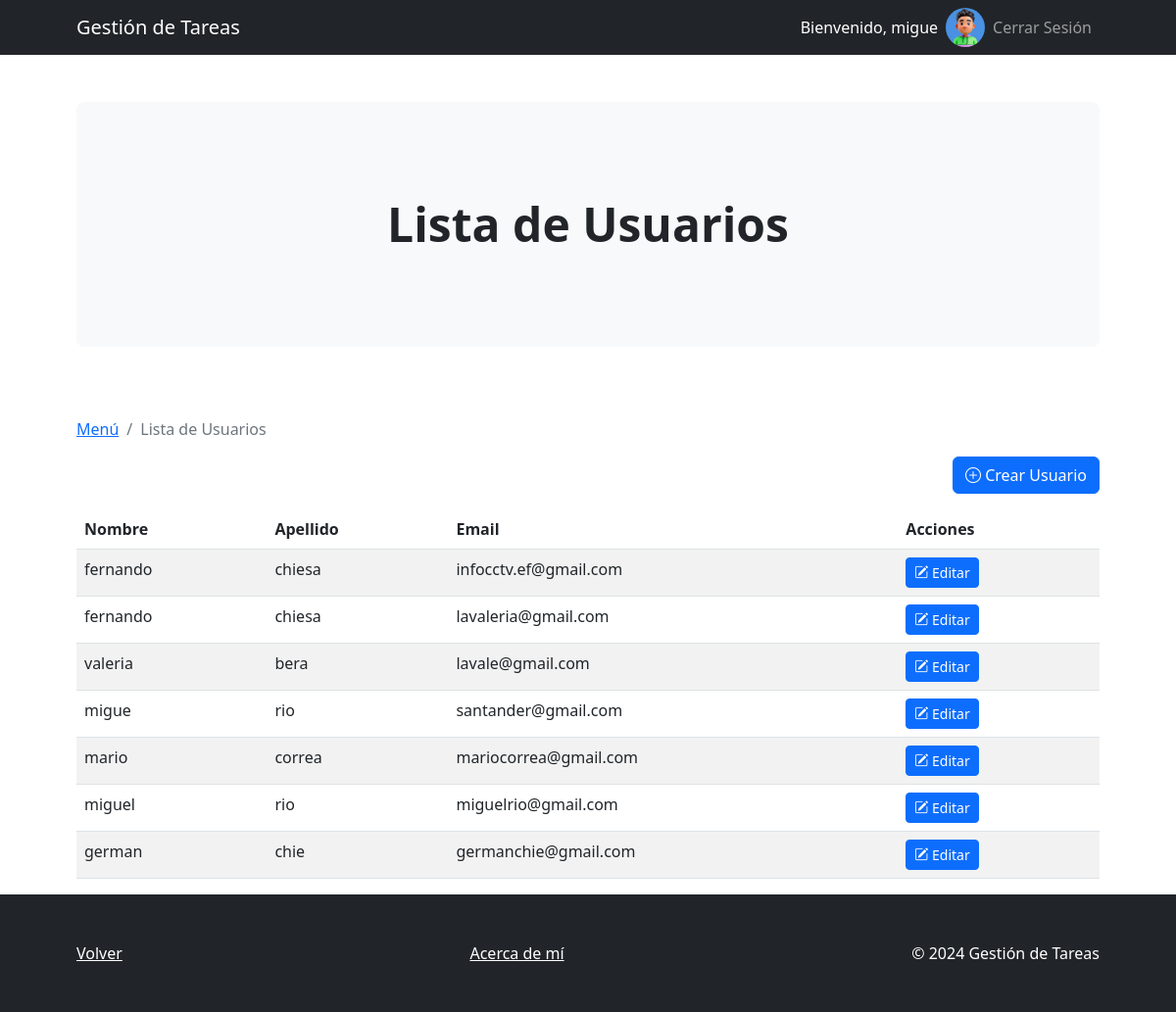
The page /usuarios/ (signed in) on the database its author committed.
### derivadorDeTareasApp/models.py (models this page shows, shortened)
class Usuario(AbstractBaseUser, PermissionsMixin):
    id_unico = models.UUIDField(default=uuid.uuid4, editable=False, unique=True)
    email = models.EmailField(max_length=255, unique=True)
    nombre = models.CharField(max_length=255)
    apellido = models.CharField(max_length=255)
    avatar = models.ImageField(upload_to='avatars/', blank=True, null=True)
    is_active = models.BooleanField(default=True)
    is_admin = models.BooleanField(default=False)
    groups = models.ManyToManyField(
        Group,
        related_name='custom_usuario_set',  # Nombre de relación inversa personalizado
        blank=True,
        help_text='The groups this user belongs to. A user will get all permissions granted to each of their groups.',
        related_query_name='custom_usuario',
    )
    user_permissions = models.ManyToManyField(
        Permission,
        related_name='custom_usuario_set',  # Nombre de relación inversa personalizado
        blank=True,
        help_text='Specific permissions for this user.',
        related_query_name='custom_usuario',
    )
    objects = UsuarioManager()
    USERNAME_FIELD = 'email'
    REQUIRED_FIELDS = ['nombre', 'apellido']

### derivadorDeTareasApp/views.py (the view)
# urls.py: path('usuarios/', views.lista_usuarios, name='lista_usuarios'),
@login_required
def lista_usuarios(request):
    usuarios = Usuario.objects.all()
    return render(request, 'usuarios/lista_usuarios.html', {'usuarios': usuarios})

### derivadorDeTareasApp/templates/usuarios/lista_usuarios.html (shortened to what this page needs)
{% extends 'base.html' %}
{% block breadcrumb %}
<a href="{% if user.is_superuser %}{% url 'menu_admin' %}{% else %}{% url 'menu_usuario' %}{% endif %}" class="breadcrumb-item">Menú</a>
<span class="breadcrumb-item active">Lista de Usuarios</span>
{% endblock %}
{% block header %}
<div class="m-4 m-lg-5">
    <h2 class="display-5 fw-bold">Lista de Usuarios</h2>
</div>
{% endblock %}
{% block content %}
<div class="d-flex justify-content-end mb-3">
    <a href="{% url 'crear_usuario' %}" class="btn btn-primary">
        <i class="bi bi-plus-circle"></i> Crear Usuario
    </a>
</div>
<table class="table table-striped">
    <thead>
        <tr>
            <th scope="col">Nombre</th>
            <th scope="col">Apellido</th>
            <th scope="col">Email</th>
            <th scope="col">Acciones</th>
        </tr>
    </thead>
    <tbody>
        {% for usuario in usuarios %}
        <tr>
            <td>{{ usuario.nombre }}</td>
            <td>{{ usuario.apellido }}</td>
            <td>{{ usuario.email }}</td>
            <td>
                <a href="{% url 'editar_usuario' usuario.pk %}" class="btn btn-sm btn-primary">
                    <i class="bi bi-pencil-square"></i> Editar
                </a>
            </td>
        </tr>
        {% endfor %}
    </tbody>
</table>
{% endblock %}

### derivadorDeTareasApp/templates/base.html (shortened to what this page needs)
<!DOCTYPE html>
<html lang="en">
<head>
    {% load static %}
    <link href="https://cdn.jsdelivr.net/npm/bootstrap-icons@1.4.1/font/bootstrap-icons.css" rel="stylesheet" />
    <link href="{% static 'css/styles_base.css' %}" rel="stylesheet" />
</head>
<body>
    <nav class="navbar navbar-expand-lg navbar-dark bg-dark">
        <div class="container px-lg-5">
            <a class="navbar-brand" href="{% url 'inicio' %}">Gestión de Tareas</a>
            <div class="collapse navbar-collapse" id="navbarSupportedContent">
                <ul class="navbar-nav ms-auto mb-2 mb-lg-0">
                    {% if user.is_authenticated %}
                        <li class="nav-item">
                            <span class="nav-link text-white">Bienvenido, {{ user.nombre }}</span>
                        </li>
                        <li class="nav-item">
                            <img src="{% if user.avatar %}{{ user.avatar.url }}{% else %}{% static 'avatars/default.png' %}{% endif %}" class="rounded-circle" height="40" alt="Avatar">
                        </li>
                        <li class="nav-item">
                            <a class="nav-link" href="{% url 'logout_view' %}">Cerrar Sesión</a>
                        </li>
                    {% else %}
                        <li class="nav-item">
                            <a class="nav-link" href="{% url 'registro' %}">Registrarse</a>
                        </li>
                    {% endif %}
                </ul>
            </div>
        </div>
    </nav>
    <header class="py-5">
        <div class="container px-lg-5">
            <div class="p-4 p-lg-5 bg-light rounded-3 text-center">
                {% block header %}{% endblock %}
            </div>
        </div>
    </header>
    <section class="pt-4">
        <div class="container px-lg-5">
            <div class="breadcrumb">
                {% block breadcrumb %}
                {% endblock %}
            </div>
            {% block content %}{% endblock %}
        </div>
    </section>
    <footer class="py-5 bg-dark">
        <div class="container px-lg-5">
            <div class="d-flex justify-content-between">
                <a href="javascript:history.back()" class="text-white">Volver</a>
                <a href="{% url 'acerca_de' %}" class="text-white text-center">Acerca de mí</a>
                <p class="m-0 text-center text-white">&copy; 2024 Gestión de Tareas</p>
            </div>
        </div>
    </footer>
</body>
</html>

### rows shown on the page
Usuario: nombre "migue", avatar (picture), apellido "rio", email "santander@gmail.com"
Usuario: nombre "fernando", apellido "chiesa", email "infocctv.ef@gmail.com"
Usuario: nombre "fernando", apellido "chiesa", email "lavaleria@gmail.com"
Usuario: nombre "valeria", apellido "bera", email "lavale@gmail.com"
Usuario: nombre "mario", apellido "correa", email "mariocorrea@gmail.com"
Usuario: nombre "miguel", apellido "rio", email "miguelrio@gmail.com"
Usuario: nombre "german", apellido "chie", email "germanchie@gmail.com"
